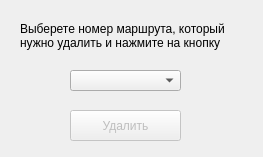
<?xml version="1.0" encoding="UTF-8"?>
<ui version="4.0">
 <class>Dialog</class>
 <widget class="QDialog" name="Dialog">
  <property name="geometry">
   <rect>
    <x>0</x>
    <y>0</y>
    <width>263</width>
    <height>157</height>
   </rect>
  </property>
  <property name="windowTitle">
   <string>Dialog</string>
  </property>
  <widget class="QLabel" name="label">
   <property name="geometry">
    <rect>
     <x>20</x>
     <y>20</y>
     <width>216</width>
     <height>32</height>
    </rect>
   </property>
   <property name="styleSheet">
    <string notr="true">font: 10pt &quot;MS Shell Dlg 2&quot;;
</string>
   </property>
   <property name="text">
    <string>Выберете номер маршрута, который
нужно удалить и нажмите на кнопку</string>
   </property>
  </widget>
  <widget class="QComboBox" name="comboBox">
   <property name="enabled">
    <bool>true</bool>
   </property>
   <property name="geometry">
    <rect>
     <x>70</x>
     <y>70</y>
     <width>111</width>
     <height>21</height>
    </rect>
   </property>
   <property name="sizePolicy">
    <sizepolicy hsizetype="Preferred" vsizetype="Fixed">
     <horstretch>0</horstretch>
     <verstretch>0</verstretch>
    </sizepolicy>
   </property>
   <property name="maximumSize">
    <size>
     <width>150</width>
     <height>16777215</height>
    </size>
   </property>
  </widget>
  <widget class="QPushButton" name="pushButton">
   <property name="enabled">
    <bool>false</bool>
   </property>
   <property name="geometry">
    <rect>
     <x>70</x>
     <y>110</y>
     <width>111</width>
     <height>31</height>
    </rect>
   </property>
   <property name="text">
    <string>Удалить</string>
   </property>
  </widget>
 </widget>
 <resources/>
 <connections/>
</ui>
